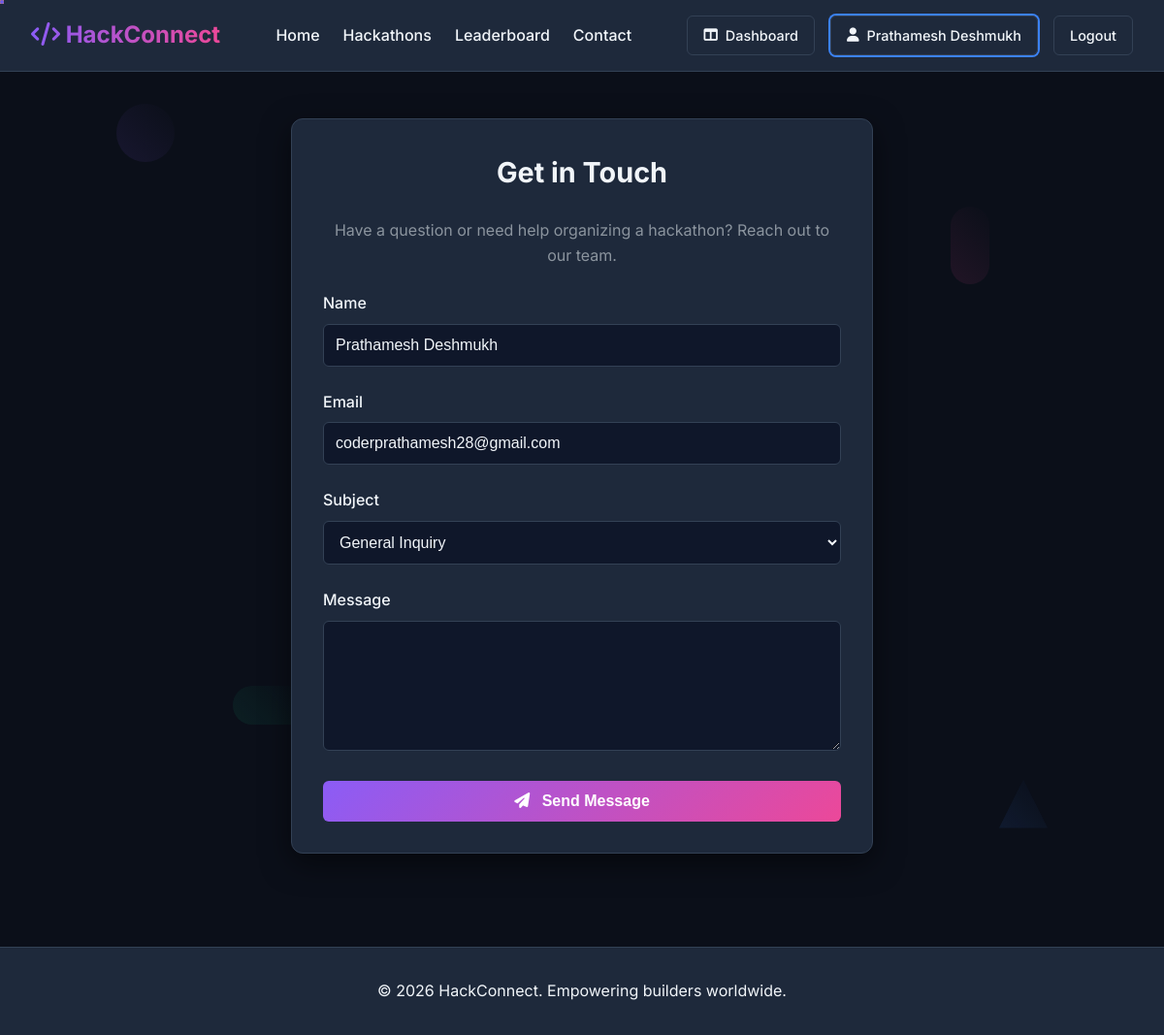
Screenshot of /contact (signed in) with the database file from the repository.
### tables this page shows
CREATE TABLE users (
    id INTEGER PRIMARY KEY AUTOINCREMENT,
    name TEXT NOT NULL,
    email TEXT UNIQUE NOT NULL,
    password TEXT NOT NULL,
    role TEXT NOT NULL DEFAULT 'participant' -- 'participant', 'organizer', 'admin'
, bio TEXT, github TEXT);

### app.py (the view, shortened to what this page needs)
@app.route('/contact', methods=['GET', 'POST'])
def contact():
    return render_template('contact.html')

### app.py (called while the page is built)
def get_db_connection():
    conn = sqlite3.connect('database.db')
    conn.row_factory = sqlite3.Row
    return conn

@app.before_request
def load_logged_in_user():
    user_id = session.get('user_id')
    if user_id is None:
        g.user = None
    else:
        conn = get_db_connection()
        user = conn.execute('SELECT * FROM users WHERE id = ?', (user_id,)).fetchone()
        conn.close()
        if user:
            g.user = dict(user)
        else:
            g.user = None

### templates/contact.html (shortened to what this page needs)
{% extends "layout.html" %}
{% block content %}
<div class="auth-container mt-4" style="max-width: 600px;">
    <h1 class="auth-title">Get in Touch</h1>
    <p class="text-center text-muted form-group">Have a question or need help organizing a hackathon? Reach out to our team.</p>
    <form method="post">
        <div class="form-group">
            <label for="name">Name</label>
            <input type="text" name="name" id="name" class="form-control" value="{{ g.user.name if g.user else '' }}" required>
        </div>
        <div class="form-group">
            <label for="email">Email</label>
            <input type="email" name="email" id="email" class="form-control" value="{{ g.user.email if g.user else '' }}" required>
        </div>
        <div class="form-group">
            <label for="subject">Subject</label>
            <select name="subject" id="subject" class="form-control">
                <option value="general">General Inquiry</option>
            </select>
        </div>
        <div class="form-group">
            <label for="message">Message</label>
            <textarea name="message" id="message" class="form-control" rows="6" required></textarea>
        </div>
        <button type="submit" class="btn btn-gradient" style="width: 100%;"><i class="fa-solid fa-paper-plane" style="margin-right: 0.5rem;"></i> Send Message</button>
    </form>
</div>
{% endblock %}

### templates/layout.html (shortened to what this page needs)
<!DOCTYPE html>
<html lang="en">
<head>
    <link rel="stylesheet" href="https://cdnjs.cloudflare.com/ajax/libs/font-awesome/6.4.0/css/all.min.css">
    <link rel="stylesheet" href="{{ url_for('static', filename='css/style.css') }}">
</head>
<body>
    <div class="bg-animation" aria-hidden="true">
        <div class="floating-shape shape-1"></div>
        <div class="floating-shape shape-2"></div>
        <div class="floating-shape shape-3"></div>
        <div class="floating-shape shape-4"></div>
    </div>
    <nav class="navbar">
        <div class="nav-brand">
            <a href="{{ url_for('index') }}"><i class="fa-solid fa-code"></i> HackConnect</a>
        </div>
        <ul class="nav-links">
            <li><a href="{{ url_for('index') }}">Home</a></li>
            <li><a href="{{ url_for('hackathons_list') }}">Hackathons</a></li>
            <li><a href="{{ url_for('leaderboard') }}">Leaderboard</a></li>
            <li><a href="{{ url_for('contact') }}">Contact</a></li>
        </ul>
        <div class="nav-user">
            {% if g.user %}
                <a href="{{ url_for('dashboard') }}" class="btn btn-secondary"><i class="fa-solid fa-table-columns"></i> Dashboard</a>
                <a href="{{ url_for('profile') }}" class="btn btn-secondary"><i class="fa-solid fa-user"></i> {{ g.user.name }}</a>
                <a href="{{ url_for('logout') }}" class="btn btn-secondary">Logout</a>
            {% else %}
                <a href="{{ url_for('login') }}" class="btn btn-secondary">Login</a>
                <a href="{{ url_for('register') }}" class="btn btn-secondary" style="width:auto;">Sign Up</a>
            {% endif %}
        </div>
    </nav>
    <main class="container fade-in">
        {% block content %}{% endblock %}
    </main>
    <footer>
        <p>&copy; 2026 HackConnect. Empowering builders worldwide.</p>
    </footer>
</body>
</html>

### static/css/style.css (style rules this page uses)
:root { --bg-color: #0b0f19; --text-color: #f1f5f9; --text-muted: #94a3b8; --primary-color: #3b82f6; --secondary-color: #10b981; --card-bg: #1e293b; --border-color: #334155; --hover-bg: #2dd4bf; --gradient-start: #8b5cf6; --gradient-end: #ec4899; --input-bg: #0f172a; }
* { box-sizing: border-box; margin: 0; padding: 0; }
body { font-family: 'Inter', -apple-system, BlinkMacSystemFont, "Segoe UI", Helvetica, Arial, sans-serif; background-color: var(--bg-color); color: var(--text-color); line-height: 1.6; min-height: 100vh; display: flex; flex-direction: column; }
.navbar { display: flex; justify-content: space-between; align-items: center; padding: 1rem 2rem; background-color: var(--card-bg); border-bottom: 1px solid var(--border-color); position: sticky; top: 0; z-index: 1000; }
.nav-brand a { font-size: 1.5rem; font-weight: 700; color: var(--text-color); text-decoration: none; background: linear-gradient(90deg, var(--gradient-start), var(--gradient-end)); -webkit-background-clip: text; -webkit-text-fill-color: transparent; }
.nav-links { display: flex; list-style: none; gap: 1.5rem; align-items: center; }
.nav-links a { color: var(--text-color); text-decoration: none; font-weight: 500; transition: color 0.3s ease; }
.nav-user { display: flex; align-items: center; gap: 1rem; }
.nav-user .btn:nth-child(2) { animation: outlinePulse 2s ease-in-out infinite; box-shadow: 0 0 0 2px var(--primary-color); }
.container { flex: 1; width: 100%; max-width: 1200px; margin: 0 auto; padding: 2rem; }
.fade-in { animation: fadeIn 0.4s ease-out forwards; }
.auth-container { max-width: 400px; margin: 4rem auto; background: var(--card-bg); padding: 2rem; border-radius: 12px; border: 1px solid var(--border-color); box-shadow: 0 10px 30px rgba(0, 0, 0, 0.5); }
.auth-title { text-align: center; margin-bottom: 1.5rem; font-size: 1.8rem; font-weight: 700; }
.form-group { margin-bottom: 1.5rem; }
.form-group label { display: block; margin-bottom: 0.5rem; font-weight: 500; }
.form-control { width: 100%; padding: 0.75rem; background-color: var(--input-bg); border: 1px solid var(--border-color); color: var(--text-color); border-radius: 6px; font-size: 1rem; transition: border-color 0.3s ease, box-shadow 0.3s ease; }
.btn { display: inline-block; padding: 0.75rem 1.5rem; border-radius: 6px; font-size: 1rem; font-weight: 600; cursor: pointer; text-align: center; text-decoration: none; transition: all 0.3s ease; border: none; }
.btn-secondary { background: transparent; color: var(--text-color); border: 1px solid var(--border-color); padding: 0.5rem 1rem; border-radius: 6px; font-size: 0.9rem; font-weight: 500; cursor: pointer; text-align: center; text-decoration: none; transition: all 0.3s ease; display: inline-flex; align-items: center; gap: 0.5rem; }
.btn-gradient { background: linear-gradient(135deg, var(--gradient-start), var(--gradient-end)); color: white; }
footer { text-align: center; padding: 2rem; background-color: var(--card-bg); border-top: 1px solid var(--border-color); margin-top: auto; }
.text-center { text-align: center; }
.mt-4 { margin-top: 1rem; }
.text-muted { color: #8b949e; }
body { cursor: none; }
.floating-shape { position: absolute; opacity: 0.1; pointer-events: none; animation: float 20s ease-in-out infinite; }
.shape-1 { top: 10%; left: 10%; width: 60px; height: 60px; background: linear-gradient(45deg, var(--gradient-start), transparent); border-radius: 50%; animation-delay: 0s; }
.shape-2 { top: 20%; right: 15%; width: 40px; height: 80px; background: linear-gradient(45deg, var(--gradient-end), transparent); border-radius: 20px; animation-delay: 2s; }
.shape-3 { bottom: 30%; left: 20%; width: 80px; height: 40px; background: linear-gradient(45deg, var(--secondary-color), transparent); border-radius: 40px; animation-delay: 4s; }
.shape-4 { bottom: 20%; right: 10%; width: 50px; height: 50px; background: linear-gradient(45deg, var(--primary-color), transparent); clip-path: polygon(50% 0%, 0% 100%, 100% 100%); animation-delay: 6s; }

### rows the page displays
users: user.name "Prathamesh Deshmukh", name "Prathamesh Deshmukh", email "coderprathamesh28@gmail.com"
